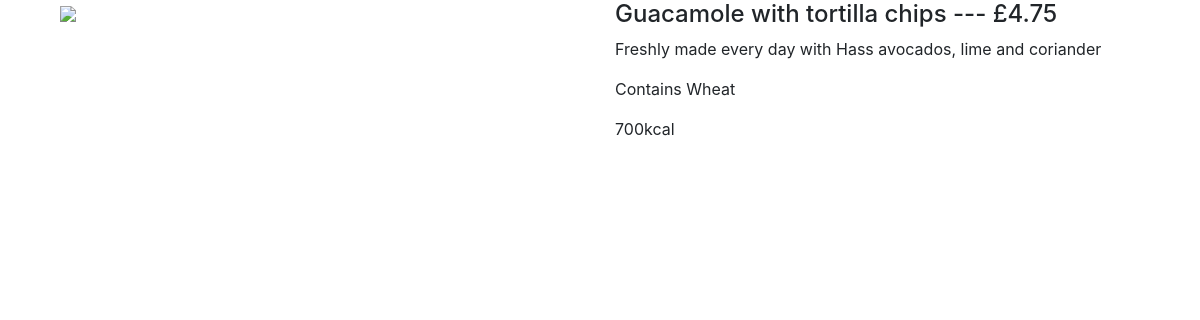
The app's page /customer/1/ with its own data.
### customer/models.py (models this page shows, shortened)
class Menu(models.Model):
    name = models.CharField(max_length=100)
    price = models.DecimalField(max_digits=10, decimal_places=2)
    description = models.CharField(max_length=1000)
    course = models.CharField(max_length=100)
    category = models.CharField(max_length=100)
    allergy = models.CharField(max_length=1000, default="")
    calories = models.IntegerField(default=0)

### customer/views.py (the view)
# urls.py: url(r'^(?P<menu_id>[0-9]+)/$', views.detail, name='detail'),
def detail(request, menu_id):
    menu_item = Menu.objects.get(pk=menu_id)
    return render(request, 'customer/menu_item_detail.html', {'menu_item': menu_item})

### customer/templates/customer/menu_item_detail.html (shortened to what this page needs)
{% extends "customer/base.html" %}
{% block content %}
<div class="description-section">
    <div class="container">
	 <div class="row">
	   <div class="col-md-6 ">
	   <div class="desc-image">
	       <img src="http://www.ernestosfinemexicanfood.com/wp-content/uploads/2015/10/right-image.png">
	   </div>
	   </div>
	   <div class="col-md-6">
	    <div class="desc-title">
	        <h4>{{menu_item.name}} --- £{{menu_item.price}}</h4>
	        <p>{{menu_item.description}}</p>
	        <p>{% if menu_item.allergy != "" %}Contains {{ menu_item.allergy }} {% endif %}</p>
	        <p>{{menu_item.calories}}kcal</p>
	    </div>
	   </div>
	</div>
</div>
</div>
{% endblock %}

### records on screen
Menu: name "Guacamole with tortilla chips", price "4.75", description "Freshly made every day with Hass avocados, lime and coriander", allergy "Wheat", calories "700"
